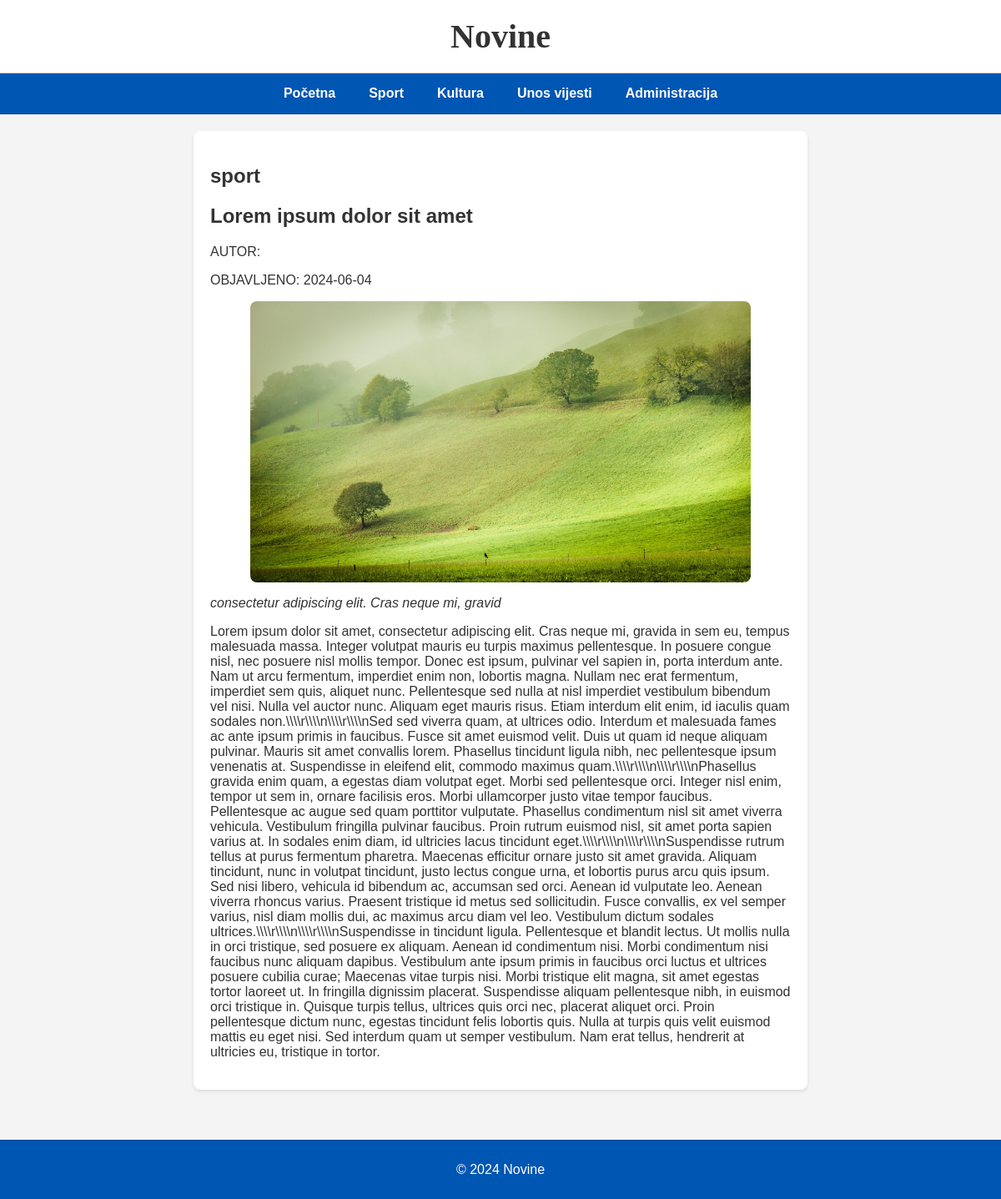
The page /stranica/clanak.php?id=3 on the database its author committed.
### tables this page shows
CREATE TABLE `vijesti` (
  `id` int(11) NOT NULL,
  `datum` date DEFAULT NULL,
  `naslov` varchar(255) DEFAULT NULL,
  `sazetak` varchar(255) DEFAULT NULL,
  `tekst` text DEFAULT NULL,
  `slika` varchar(255) DEFAULT NULL,
  `kategorija` varchar(50) DEFAULT NULL,
  `arhiva` tinyint(1) DEFAULT NULL
);

### stranica/clanak.php (the view, shortened to what this page needs)
<?php
include 'connect.php';
if (isset($_GET['id'])) {
    $id = $_GET['id'];
    $query = "SELECT * FROM vijesti WHERE id=$id";
    $result = mysqli_query($dbc, $query);
    if ($result) {
        $row = mysqli_fetch_array($result);
    } else {
        die('Error querying database.');
    }
} else {
    die('No article id provided.');
}
?>
<!DOCTYPE html>
<html lang="hr">
<head>
    <link rel="stylesheet" type="text/css" href="style.css">
</head>
<body>
    <header>
    <h1>Novine</h1>
    </header>
    <nav>
        <ul>
            <li><a href="index.php">Početna</a></li>
            <li><a href="sport.php">Sport</a></li>
            <li><a href="kultura.php">Kultura</a></li>
            <li><a href="unos.php">Unos vijesti</a></li>
            <li><a href="administracija.php">Administracija</a></li>
        </ul>
    </nav>
    <div class="container">
        <div class="content article-content">
            <section role="main">
                <div class="row">
                    <h2 class="category">
                        <?php echo "<span>" . htmlspecialchars($row['kategorija']) . "</span>"; ?>
                    </h2>
                    <h1 class="title">
                        <?php echo htmlspecialchars($row['naslov']); ?>
                    </h1>
                    <p>AUTOR:</p>
                    <p>OBJAVLJENO:
                        <?php echo "<span>" . htmlspecialchars($row['datum']) . "</span>"; ?>
                    </p>
                </div>
                <section class="slika">
                    <?php
                    $imagePath = UPLPATH . htmlspecialchars($row['slika']);
                    if (file_exists($imagePath)) {
                        echo '<img src="' . $imagePath . '" alt="' . htmlspecialchars($row['naslov']) . '" class="article-image">';
                    } else {
                        echo '<p>Slika nije pronađena: ' . $imagePath . '</p>';
                    }
                    ?>
                </section>
                <section class="about">
                    <p><?php echo "<i>" . htmlspecialchars($row['sazetak']) . "</i>"; ?></p>
                </section>
                <section class="sadrzaj">
                    <p><?php echo htmlspecialchars($row['tekst']); ?></p>
                </section>
            </section>
        </div>
    </div>
    <footer>
        <p>© 2024 Novine</p>
    </footer>
</body>
</html>

### stranica/style.css (style rules this page uses)
body { font-family: Arial, sans-serif; margin: 0; padding: 0; background-color: #f4f4f4; color: #333; }
header { text-align: center; padding: 20px 0; background-color: #fff; border-bottom: 1px solid #ccc; box-shadow: 0 2px 4px rgba(0,0,0,0.1); }
header h1 { margin: 0; font-family: 'Times New Roman', Times, serif; font-size: 2.5em; }
nav { display: flex; justify-content: center; background-color: #0056b3; border-bottom: 1px solid #004494; }
nav ul { list-style: none; padding: 0; margin: 0; display: flex; }
nav li { margin: 0; }
nav a { text-decoration: none; color: white; padding: 15px 20px; display: block; font-weight: bold; transition: background-color 0.3s ease; }
.container { display: flex; justify-content: center; padding: 20px; }
.content { width: 80%; background-color: #fff; padding: 20px; box-shadow: 0 2px 4px rgba(0,0,0,0.1); border-radius: 8px; }
footer { text-align: center; padding: 10px 0; background-color: #0056b3; color: white; margin-top: 40px; border-top: 1px solid #004494; }
.content.article-content { width: 60%; }
.article-content { width: 60%; }
.article-image { width: 100%; height: auto; max-width: 600px; display: block; margin: 0 auto; border-radius: 8px; }

### stranica/clanak.php (style rules this page uses)
.article-image { width: 100%; height: auto; max-width: 600px; display: block; margin: 0 auto; border-radius: 8px; }

### rows shown on the page
vijesti: kategorija "sport", naslov "Lorem ipsum dolor sit amet", datum "2024-06-04", slika (picture), sazetak "consectetur adipiscing elit. Cras neque mi, gravid", tekst "Lorem ipsum dolor sit amet, consectetur adipiscing elit. Cras neque mi, gravida in sem eu, tempus malesuada massa. Integer volutpat mauris eu turpis maximus pellentesque. In posuere congue nisl, nec posuere nisl mollis tempor. Donec est ipsum, pulvinar vel sapien in, porta interdum ante. Nam ut arcu fermentum, imperdiet enim non, lobortis magna. Nullam nec erat fermentum, imperdiet sem quis, aliquet nunc. Pellentesque sed nulla at nisl imperdiet vestibulum bibendum vel nisi. Nulla vel auctor nunc. Aliquam eget mauris risus. Etiam interdum elit enim, id iaculis quam sodales non.\\\\\\\\r\\\\\\\\n\\\\\\\\r\\\\\\\\nSed sed viverra quam, at ultrices odio. Interdum et malesuada fames ac ante ipsum primis in…"
